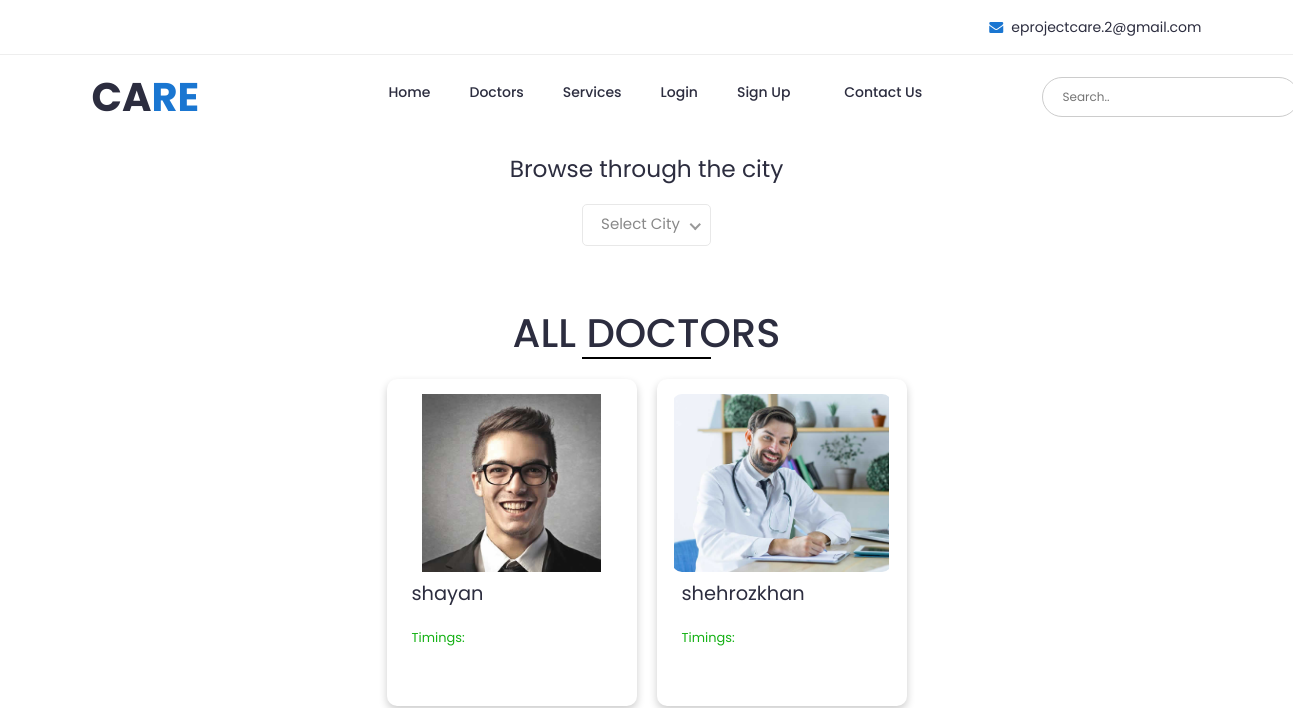
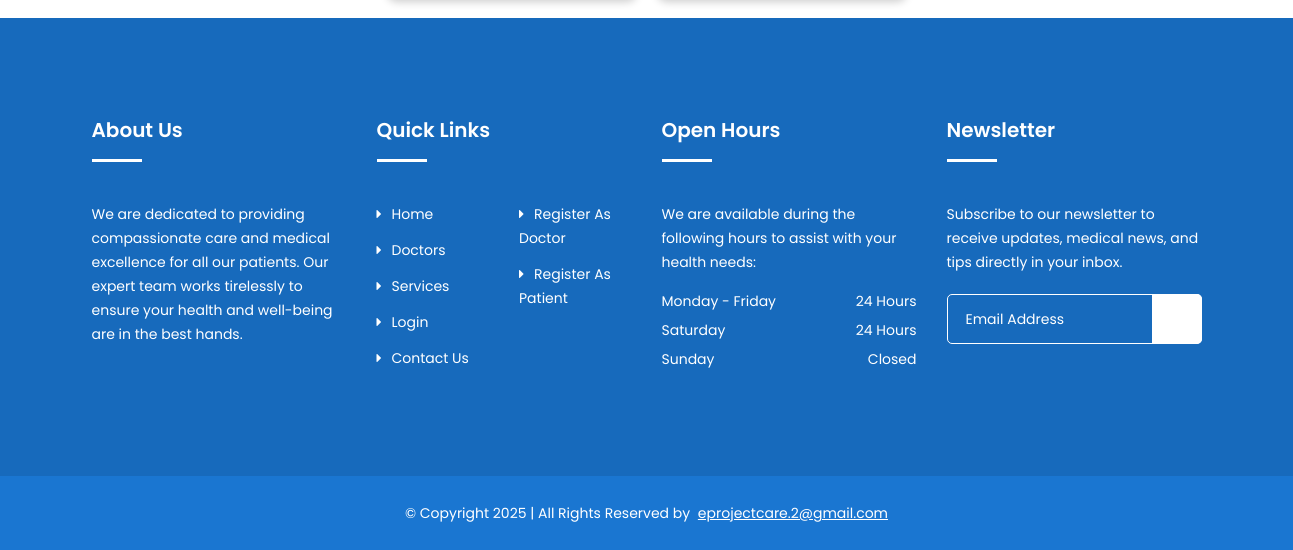
Before: /alldoc.php with the older database file (2 pictures, top to bottom).
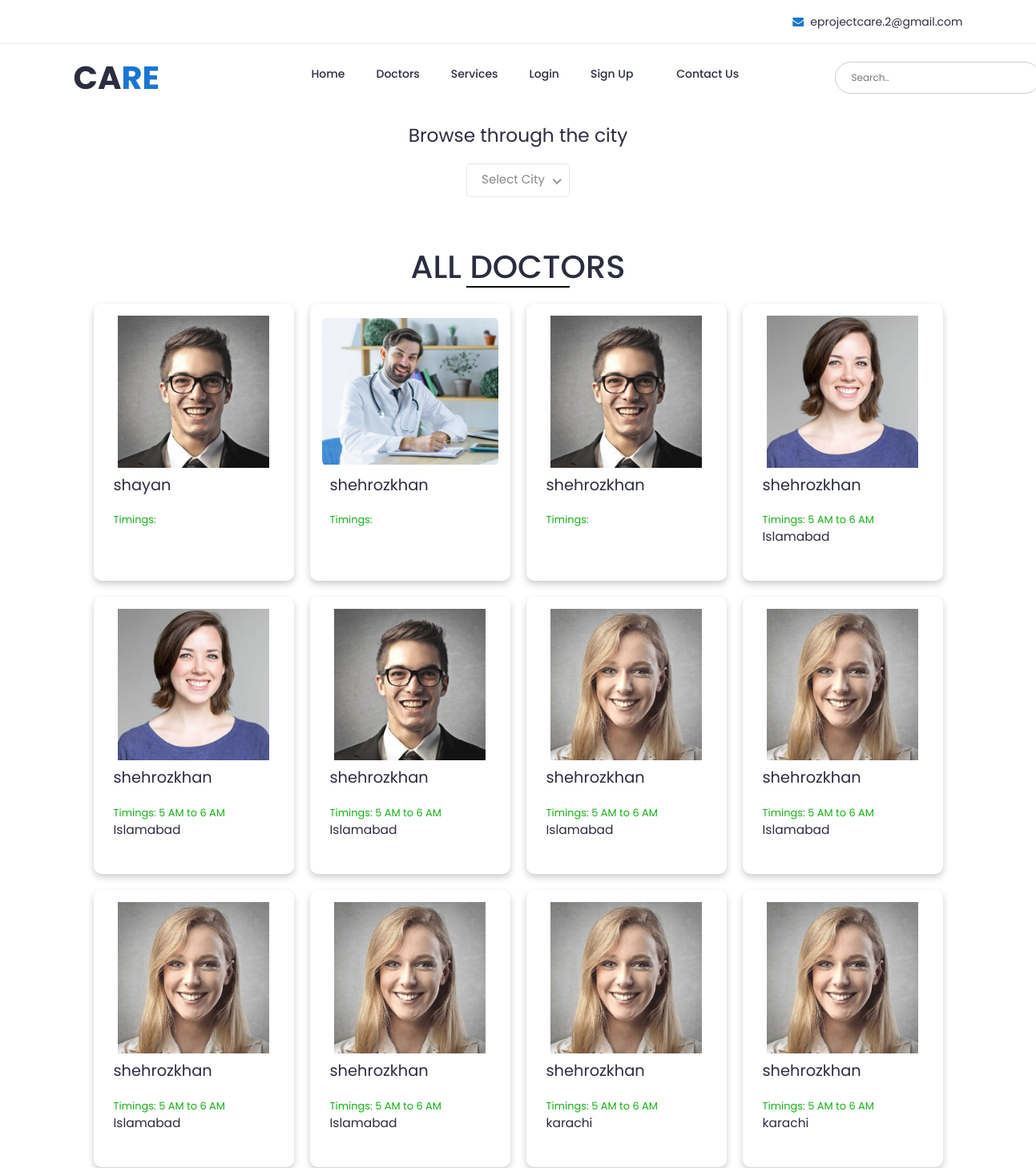
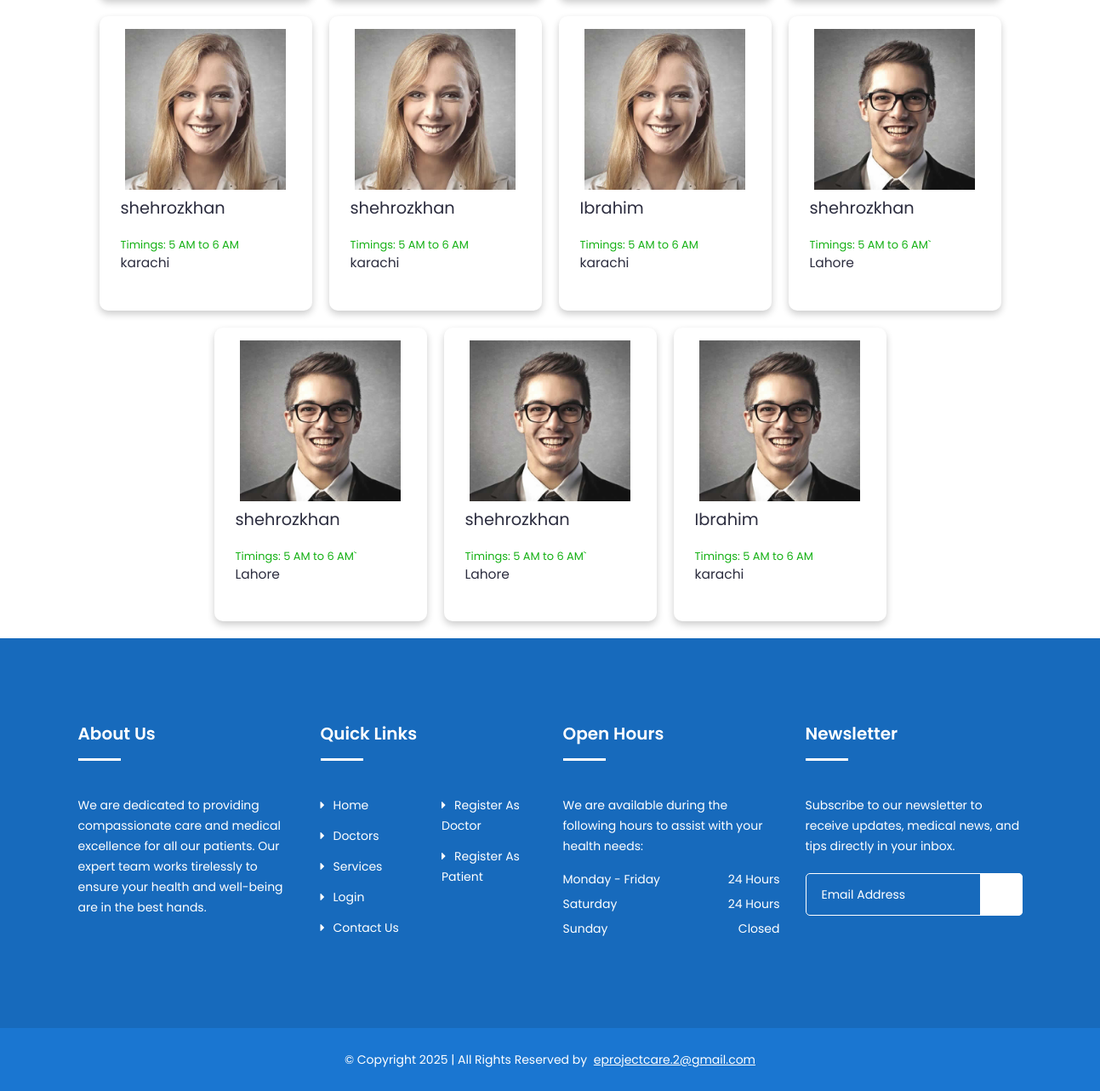
After: the same page with the newer database file (2 pictures, top to bottom).
### tables this page shows
CREATE TABLE `doctor` (
  `id` int(11) NOT NULL,
  `name` varchar(255) NOT NULL,
  `specialization` varchar(255) NOT NULL,
  `experience` varchar(100) NOT NULL,
  `city` varchar(50) NOT NULL,
  `time` varchar(50) NOT NULL,
  `bio` text NOT NULL,
  `email` varchar(100) NOT NULL,
  `password` varchar(255) NOT NULL,
  `picture` varchar(255) NOT NULL,
  `status` varchar(20) DEFAULT 'pending'
);

### alldoc.php (the view, shortened to what the changed rows need)
<?php
$conn = mysqli_connect("localhost", "root", "", "care");
$searchQuery = '';
if (isset($_GET['search']) && !empty($_GET['search'])) {
    $search = mysqli_real_escape_string($conn, $_GET['search']);
    $searchQuery = "WHERE status = 'accepted' AND department LIKE '%$search%'";
} else {
    $searchQuery = "WHERE status = 'accepted'";
}
$query = "SELECT * FROM doctor $searchQuery";
$result = mysqli_query($conn, $query);
?>
<!DOCTYPE html>
<html lang="en">
<head>
    <link href="https://cdn.jsdelivr.net/npm/remixicon@4.5.0/fonts/remixicon.css" rel="stylesheet" />
    <link rel="stylesheet" href="css/bootstrap.min.css">
    <link rel="stylesheet" href="css/nice-select.css">
    <link rel="stylesheet" href="css/font-awesome.min.css">
    <link rel="stylesheet" href="css/icofont.css">
    <link rel="stylesheet" href="css/slicknav.min.css">
    <link rel="stylesheet" href="css/owl-carousel.css">
    <link rel="stylesheet" href="css/datepicker.css">
    <link rel="stylesheet" href="css/animate.min.css">
    <link rel="stylesheet" href="css/magnific-popup.css">
    <link rel="stylesheet" href="css/normalize.css">
    <link rel="stylesheet" href="style.css">
    <link rel="stylesheet" href="css/responsive.css">
</head>
<body>
    <header class="header">
        <div class="header-inner">
            <div class="container">
                <div class="inner">
                    <div class="row">
                        <div class="col-lg-3 col-md-3 col-12">
                            <div class="logo">
                                <a href="index.php">
                                    <h1>CA<span>RE</span></h1>
                                </a>
                            </div>
                        </div>
                    </div>
                </div>
            </div>
        </div>
    </header>
    <div class="city-info">
        <div class="city">
            <h1>Browse through the city</h1>
        </div>
    </div>
    <h1 style="text-align: center; padding-top: 20px; font-weight: 500; ">ALL DOCTORS</h1>
    <div class="doctor-main">
        <?php
        if (mysqli_num_rows($result) > 0) {
            while ($row = mysqli_fetch_assoc($result)) {
                $doctor_name = htmlspecialchars($row['name']);
                $doctor_department = htmlspecialchars($row['department']);
                $doctor_picture = htmlspecialchars($row['picture']);
                $doctor_city = htmlspecialchars($row['city']);
                $doctor_timing = htmlspecialchars($row['time']);
                ?>
                <a href="confirmApp.php?doctor=<?php echo urlencode($doctor_name); ?>&specialty=<?php echo urlencode($doctor_department); ?>"
                    class="d-card1">
                    <div class="c-img">
                        <img src="doctorImage/<?php echo $doctor_picture; ?>" alt="<?php echo $doctor_name; ?>">
                    </div>
                    <div class="c-text">
                        <h1><?php echo $doctor_name; ?></h1>
                        <p>Timings: <?php echo $doctor_timing; ?></p>
                        <h6><?php echo $doctor_city; ?></h6>
                    </div>
                </a>
                <?php
            }
        } else {
            echo "<p>No doctors available at the moment.</p>";
        }
        ?>
    </div>
    <footer id="footer" class="footer">
        <div class="footer-top">
            <div class="container">
                <div class="row">
                    <div class="col-lg-3 col-md-6 col-12">
                        <div class="single-footer">
                            <h2>About Us</h2>
                        </div>
                    </div>
                    <div class="col-lg-3 col-md-6 col-12">
                        <div class="single-footer f-link">
                            <h2>Quick Links</h2>
                        </div>
                    </div>
                    <div class="col-lg-3 col-md-6 col-12">
                        <div class="single-footer">
                            <h2>Open Hours</h2>
                        </div>
                    </div>
                    <div class="col-lg-3 col-md-6 col-12">
                        <div class="single-footer">
                            <h2>Newsletter</h2>
                        </div>
                    </div>
                </div>
            </div>
        </div>
    </footer>
</body>
</html>

Changed rows visible on the page:
added doctor: picture (picture), name "shehrozkhan"
added doctor: picture (picture), name "shehrozkhan", time "5 AM to 6 AM", city "Islamabad"
added doctor: picture (picture), name "shehrozkhan", time "5 AM to 6 AM", city "Islamabad"
added doctor: picture (picture), name "shehrozkhan", time "5 AM to 6 AM", city "Islamabad"
added doctor: picture (picture), name "shehrozkhan", time "5 AM to 6 AM", city "Islamabad"
added doctor: picture (picture), name "shehrozkhan", time "5 AM to 6 AM", city "Islamabad"
added doctor: picture (picture), name "shehrozkhan", time "5 AM to 6 AM", city "Islamabad"
added doctor: picture (picture), name "shehrozkhan", time "5 AM to 6 AM", city "Islamabad"
added doctor: picture (picture), name "shehrozkhan", time "5 AM to 6 AM", city "karachi"
added doctor: picture (picture), name "shehrozkhan", time "5 AM to 6 AM", city "karachi"
added doctor: picture (picture), name "shehrozkhan", time "5 AM to 6 AM", city "karachi"
added doctor: picture (picture), name "shehrozkhan", time "5 AM to 6 AM", city "karachi"
added doctor: picture (picture), name "Ibrahim", time "5 AM to 6 AM", city "karachi"
added doctor: picture (picture), name "shehrozkhan", time "5 AM to 6 AM`", city "Lahore"
added doctor: picture (picture), name "shehrozkhan", time "5 AM to 6 AM`", city "Lahore"
added doctor: picture (picture), name "shehrozkhan", time "5 AM to 6 AM`", city "Lahore"
added doctor: picture (picture), name "Ibrahim", time "5 AM to 6 AM", city "karachi"
